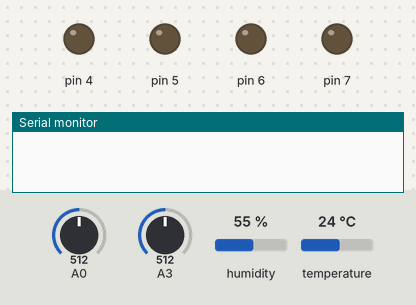
A sketch run on a simulated Arduino Uno, built with avr-gcc and run on an emulated ATmega328P. On the bench: output pins drawn as LEDs (lit = HIGH), the last lines printed to the serial monitor. The test bench sets the inputs (shaded band); at power-on: temperature 24 °C, A3 = 512, A0 = 512, humidity 55 %. Random numbers use the default seed unless the sketch sets one.

Above: at 1.3 s.
1.4 s: temperature set to 21 °C
6.8 s: temperature set to 18 °C
At 10.1 s:
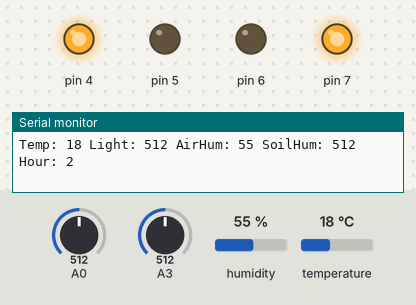
10.9 s: A3 set to 482
At 11.8 s:
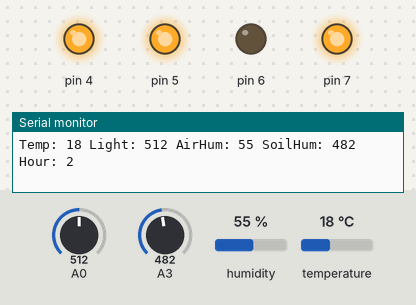
16.3 s: temperature set to 28 °C
At 18.6 s:
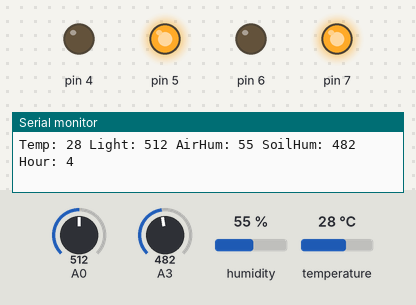
21.7 s: A0 set to 411
24.9 s: A0 set to 392
At 27.8 s:
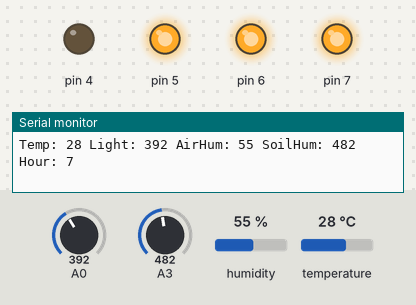
Timing chart, 0 to 31.3 s (numbered marks = the images above; inputs shaded):
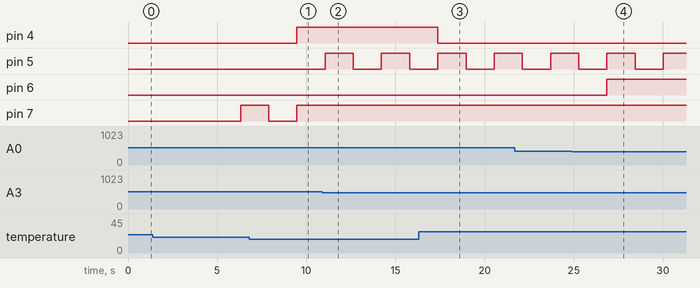

The sketch:

teplica.ino
```cpp
#include <DHT11.h>

#define TEMP_HUM_SENSOR_PIN 12

DHT11 dht11(TEMP_HUM_SENSOR_PIN);

// =================== Config ===================
struct ClimateConfig {
    int minLight = 400;
    int minMoisture = 500;
    int tempMin = 20;
    int tempMax = 30;
    int maxHum = 60;
};

ClimateConfig climate;

namespace Timing {
    const unsigned long HOUR = 3600000UL;
    const unsigned long LIGHT_ON = 6;
    const unsigned long LIGHT_OFF = 22;
    const unsigned long VENT_PERIOD = 3600000UL;
    const unsigned long VENT_DURATION = 300000UL;
    const unsigned long WATER_PERIOD = 10000UL;
    const unsigned long WATER_DURATION = 5000UL;
}

// =================== Device Classes ===================
class Device {
protected:
    int pin;
public:
    Device(int p) : pin(p) { pinMode(pin, OUTPUT); }
    virtual void power(bool state) { digitalWrite(pin, state ? HIGH : LOW); }
};

class Fan : public Device {
public:
    bool on_heater = false, on_timetable = false, on_hot = false, on_humidity = false;
    Fan(int p) : Device(p) {}
    void updatePower() {
        power(on_heater || on_timetable || on_hot || on_humidity);
    }
};

class Heater : public Device {
public:
    bool on_temperature = false;
    Heater(int p) : Device(p) {}
    void updatePower() { power(on_temperature); }
};

class Lamp : public Device {
public:
    bool on_lamp = false;
    Lamp(int p) : Device(p) {}
    void updatePower() { analogWrite(pin, on_lamp ? 255 : 0); }
};

class Pump : public Device {
public:
    bool on_pump = false;
    Pump(int p) : Device(p) {}
    void updatePower() { analogWrite(pin, on_pump ? 255 : 0); }
};

// =================== Sensor Classes ===================
class Thermometer {
public:
    int temperature = 0;
    virtual void read() { temperature = dht11.readTemperature(); }
};

class RandomThermometer : public Thermometer {
public:
    void read() override { temperature = random(0,50); }
};

class ThermometerMerge : public Thermometer {
public:
    int* t1; int* t2; int* t3;
    void calculate() {
        int a = *t1, b = *t2, c = *t3, tmp;
        if(a>b){ tmp=a;a=b;b=tmp; }
        if(b>c){ tmp=b;b=c;c=tmp; }
        if(a>b){ tmp=a;a=b;b=tmp; }
        temperature = b;
    }
};

class LightSensor {
public:
    const int pin;
    int value = 0;
    LightSensor(int p) : pin(p) { pinMode(pin, INPUT); }
    void read() { value = analogRead(pin); }
};

class AirHumidity {
public:
    int humidity = 0;
    void read() { humidity = dht11.readHumidity(); }
};

class SoilHumidity {
public:
    const int pin;
    int humidity = 0;
    SoilHumidity(int p) : pin(p) { pinMode(pin, INPUT); }
    void read() { humidity = analogRead(pin); }
};

// =================== Global Instances ===================
Fan fan(7);
Heater heater(4);
Lamp lamp(6);
Pump pump(5);

Thermometer thermometer1, thermometer2;
RandomThermometer thermometer3;
ThermometerMerge thermometer;

LightSensor lightSen(A0);
AirHumidity air_humidity;
SoilHumidity dirt_humidity(A3);

unsigned long TIME = 0;

// =================== Control Functions ===================
void controlTemperature() {
    if (thermometer.temperature > climate.tempMax) {
        fan.on_hot = true;
        heater.on_temperature = false;
    } else if (thermometer.temperature < climate.tempMin) {
        fan.on_hot = false;
        fan.on_heater = true;
        heater.on_temperature = true;
    } else {
        heater.on_temperature = false;
    }
}

void ventilationByTime() {
    static unsigned long lastVent = 0;
    static unsigned long startVent = 0;
    static bool venting = false;

    if (!venting && TIME - lastVent >= Timing::VENT_PERIOD) {
        venting = true;
        startVent = TIME;
    }

    fan.on_timetable = venting && (TIME - startVent < Timing::VENT_DURATION);

    if (venting && TIME - startVent >= Timing::VENT_DURATION) {
        venting = false;
        lastVent = TIME;
    }
}

void controlLight() {
    int hour = TIME / Timing::HOUR;
    lamp.on_lamp = (hour >= Timing::LIGHT_ON && hour < Timing::LIGHT_OFF) && (lightSen.value < climate.minLight);
}

void controlAirHumidity() {
    fan.on_humidity = air_humidity.humidity > climate.maxHum;
}

void controlSoilHumidity() {
    static unsigned long lastWater = 0;
    static unsigned long startWater = 0;
    static bool watering = false;

    if (!watering && dirt_humidity.humidity < climate.minMoisture && TIME - lastWater >= Timing::WATER_PERIOD) {
        watering = true;
        startWater = TIME;
    }

    pump.on_pump = watering && (TIME - startWater < Timing::WATER_DURATION);

    if (watering && TIME - startWater >= Timing::WATER_DURATION) {
        watering = false;
        lastWater = TIME;
    }
}

void printStatus() {
    Serial.print("Temp: "); Serial.print(thermometer.temperature);
    Serial.print(" Light: "); Serial.print(lightSen.value);
    Serial.print(" AirHum: "); Serial.print(air_humidity.humidity);
    Serial.print(" SoilHum: "); Serial.print(dirt_humidity.humidity);
    Serial.print(" Hour: "); Serial.println(TIME/Timing::HOUR);

    // === Отладка состояний устройств ===
    /*
    Serial.print("Fan: "); Serial.print(fan.on_heater || fan.on_timetable || fan.on_hot || fan.on_humidity);
    Serial.print(" Heater: "); Serial.print(heater.on_temperature);
    Serial.print(" Lamp: "); Serial.print(lamp.on_lamp);
    Serial.print(" Pump: "); Serial.println(pump.on_pump);
    */
}

// =================== Setup & Loop ===================
void setup() {
    Serial.begin(9600);
    thermometer.t1 = &thermometer1.temperature;
    thermometer.t2 = &thermometer2.temperature;
    thermometer.t3 = &thermometer3.temperature;
}

void loop() {
    TIME = millis() * 1000;  // speeding up time

    thermometer1.read();
    thermometer2.read();
    thermometer3.read();
    thermometer.calculate();
    lightSen.read();
    air_humidity.read();
    dirt_humidity.read();

    controlLight();
    controlAirHumidity();
    ventilationByTime();
    controlTemperature();
    controlSoilHumidity();

    fan.updatePower();
    heater.updatePower();
    lamp.updatePower();
    pump.updatePower();

    printStatus();
    delay(10);
}
```

program.c
```cpp
#include <stdio.h>
#include <stdlib.h>

typedef long long int RUB;

struct Person
{
    RUB money; // просто деньги
    RUB income;
    RUB rent;
    RUB food;
    RUB trip;
    RUB car_cost;
    RUB car_expense;
    RUB mortgage_payment;
    RUB flat_price_mortgage;

    RUB pocket_money;
    RUB medical_expense;
    RUB sber_balance;
    RUB tinkoff_balance;
    RUB total_capital;
};

struct Person alice;
struct Person bob;

/*
------------------------------------------------------------------------------------------------------
*/

void bob_init()
{
    bob.money = 1000 * 1000; // со стпиендии отложил
    bob.income = 199 * 1000;
    bob.flat_price_mortgage = 25000 * 1000;
    bob.food = 25000;
    bob.trip = 150000;
    bob.mortgage_payment = 115000;

    bob.pocket_money = 0;
    bob.sber_balance = 0;
    bob.tinkoff_balance = 0;
}

void alice_init()
{
    alice.money = 1000 * 1000;
    alice.income = 200 * 1000;
    alice.rent = 75 * 1000;
    alice.food = 30000;
    alice.trip = 150 * 1000;
    alice.car_cost = 5000 * 1000;
    alice.car_expense = 20 * 1000;

    alice.pocket_money = 0;
    alice.sber_balance = 0;
    alice.tinkoff_balance = 0;
}

/*
-------RANDOM FUNCTIONS-----------------------------------------------------------------------------------------------
*/

RUB rand_range(RUB min, RUB max)
{
    if (max <= min)
        return min;
    return min + rand() % (max - min + 1);
}

void random_pocket_spend(struct Person *p)
{
    RUB spend = rand_range(1000, 10000);
    if (spend > p->pocket_money)
        spend = p->pocket_money;
    p->pocket_money -= spend;
    p->money -= spend;
}

void random_medical_expense(struct Person *p)
{
    int chance = rand() % 100;
    if (chance < 15)
    {
        RUB med = rand_range(5000, 50000);
        if (med > p->money)
            med = p->money;
        p->money -= med;
        p->medical_expense = med;
    }
    else
    {
        p->medical_expense = 0;
    }
}

void refill_pocket_money(struct Person *p)
{
    RUB refill = p->income * 0.01;
    if (refill > p->money)
        refill = p->money;
    p->money -= refill;
    p->pocket_money += refill;
}

/*
----PRINT--------------------------------------------------------------------------------------------------
*/

void bob_print()
{
    printf("============\n");
    printf("Bob money = %lld rub.\n", bob.money);
    printf("Bob Tinkoff deposit = %lld rub.\n", bob.tinkoff_balance);
    printf("Bob Sberbank deposit = %lld rub.\n", bob.sber_balance);
    printf("Bob has a flat.\n");
    printf("============\n");
}

void alice_print()
{
    printf("============\n");
    printf("Alice money = %lld rub.\n", alice.money);
    printf("Alice Tinkoff deposit = %lld rub.\n", alice.tinkoff_balance);
    printf("Alice Sberbank deposit = %lld rub.\n", alice.sber_balance);
    printf("Alice has a car.\n");
    printf("============\n");
}

void comparing_print()
{
    bob.total_capital = bob.money + bob.tinkoff_balance + bob.sber_balance + bob.flat_price_mortgage;
    alice.total_capital = alice.money + alice.tinkoff_balance + alice.sber_balance + alice.car_cost;
    printf("Bob's total capital: %lld rub.\n", bob.total_capital);
    printf("Alice's total capital: %lld rub.\n", alice.total_capital);
    if (alice.total_capital > bob.total_capital)
    {
        printf("Alice has a better life!");
    }
    else
    {
        printf("Bob has a better life!");
    }
}
/*
------ALICE------------------------------------------------------------------------------------------------
*/

void alice_income(const int year, const int month)
{
    if (year == 2030 && month == 10)
        alice.income = (RUB)(alice.income * 1.5);
    alice.money += alice.income;
}

void alice_rent(const int year, const int month)
{
    if (year > 2025 && month == 1)
        alice.rent = (RUB)(alice.rent * 1.05);
    alice.money -= alice.rent;
}

void alice_food(const int year, const int month)
{
    if (year > 2025 && month == 1)
        alice.food = (RUB)(alice.food * 1.03);
    alice.money -= alice.food;
}

void alice_trip(const int year, const int month)
{
    if (month == 8)
        alice.money -= alice.trip;
}

void alice_car(const int year, const int month)
{
    if (month == 5 && year == 2034)
        alice.money -= alice.car_cost;
    if (year > 2034 || (year == 2034 && month > 5))
        alice.money -= alice.car_expense;
}

/*
-------BOB-----------------------------------------------------------------------------------------------
*/

void bob_income(const int year, const int month)
{
    if (year == 2030 && month == 10)
        bob.income = (RUB)(bob.income * 1.5);
    bob.money += bob.income;
}

void bob_mortgage(const int year, const int month)
{
    bob.money -= bob.mortgage_payment;
}

void bob_food(const int year, const int month)
{
    if (year > 2025 && month == 1)
        bob.food = (RUB)(bob.food * 1.03);
    bob.money -= bob.food;
}

void bob_trip(const int year, const int month)
{
    if (month == 8)
        bob.money -= bob.trip;
}

/*
--------BANK----------------------------------------------------------------------------------------------
*/

void deposit_to_bank(struct Person *p, RUB amount, int bank)
{
    if (p->money < amount)
        amount = p->money;
    p->money -= amount;
    if (bank == 0)
        p->tinkoff_balance += amount;
    else
        p->sber_balance += amount;
}

void apply_interest(RUB *balance, double rate)
{
    double monthly = rate / 12.0;
    *balance += (RUB)(*balance * monthly);
}

/*
------------------------------------------------------------------------------------------------------
*/

void simulation()
{
    int year = 2025;
    int month = 9;

    while (!(year == 2045 && month == 9))
    {

        // Алиса
        alice_income(year, month);
        alice_rent(year, month);
        alice_food(year, month);
        alice_car(year, month);
        alice_trip(year, month);
        refill_pocket_money(&alice);
        random_pocket_spend(&alice);
        random_medical_expense(&alice);
        deposit_to_bank(&alice, alice.income * 0.1, 0);
        deposit_to_bank(&alice, alice.income * 0.1, 1);
        apply_interest(&alice.tinkoff_balance, 0.03);
        apply_interest(&alice.sber_balance, 0.02);

        // Боб
        bob_income(year, month);
        bob_mortgage(year, month);
        bob_food(year, month);
        bob_trip(year, month);
        refill_pocket_money(&bob);
        random_pocket_spend(&bob);
        random_medical_expense(&bob);
        deposit_to_bank(&bob, bob.income * 0.2, 0);
        deposit_to_bank(&bob, bob.income * 0.1, 1);
        apply_interest(&bob.tinkoff_balance, 0.02);
        apply_interest(&bob.sber_balance, 0.02);

        /*
        if (month == 12) {
            printf("=== Year %d ===\n", year);
            printf("Alice money: %lld руб., Sber: %lld, Tinkoff: %lld\n",
                   alice.money, alice.sber_balance, alice.tinkoff_balance);
            printf("Bob money:   %lld руб., Sber: %lld, Tinkoff: %lld, Mortgage remaining: %lld руб.\n",
                   bob.money, bob.sber_balance, bob.tinkoff_balance, bob.flat_price_mortgage);
        } */
        // DEBUG

        month++;
        if (month == 13)
        {
            year++;
            month = 1;
        }
    }
}

/*
------------------------------------------------------------------------------------------------------
*/

int main()
{
    srand(1239);

    alice_init();
    bob_init();

    simulation();

    bob_print();
    alice_print();

    comparing_print();
    return 0;
}
```

Measured:
- the behaviour switches between 20 and 19 °C on temperature (found by bisection; images 0 and 1)
- the behaviour switches between 500 and 499 on A3 (found by bisection; images 1 and 2)
- the behaviour switches between 400 and 399 on A0 (found by bisection; images 3 and 4)
- after the input at 6.8 s, pin 4: LOW → HIGH after 2.7 s
- after the input at 10.9 s, pin 5: alternates HIGH for 1.6 s and LOW for 1.6 s, starting after 0.16 s
- after the input at 16.3 s, pin 4: HIGH → LOW after 1.1 s
- after the input at 24.9 s, pin 6: LOW → HIGH after 2.0 s
